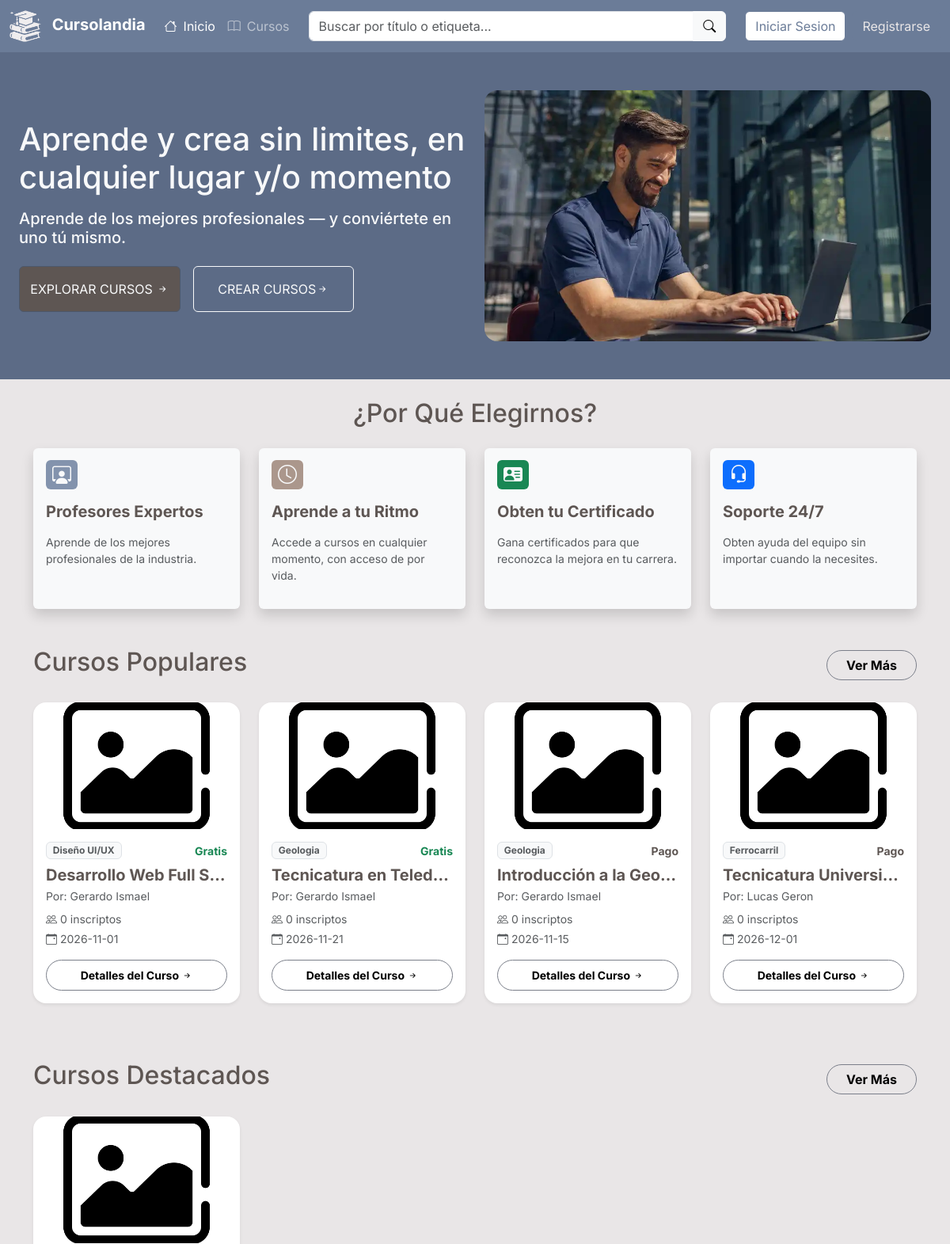
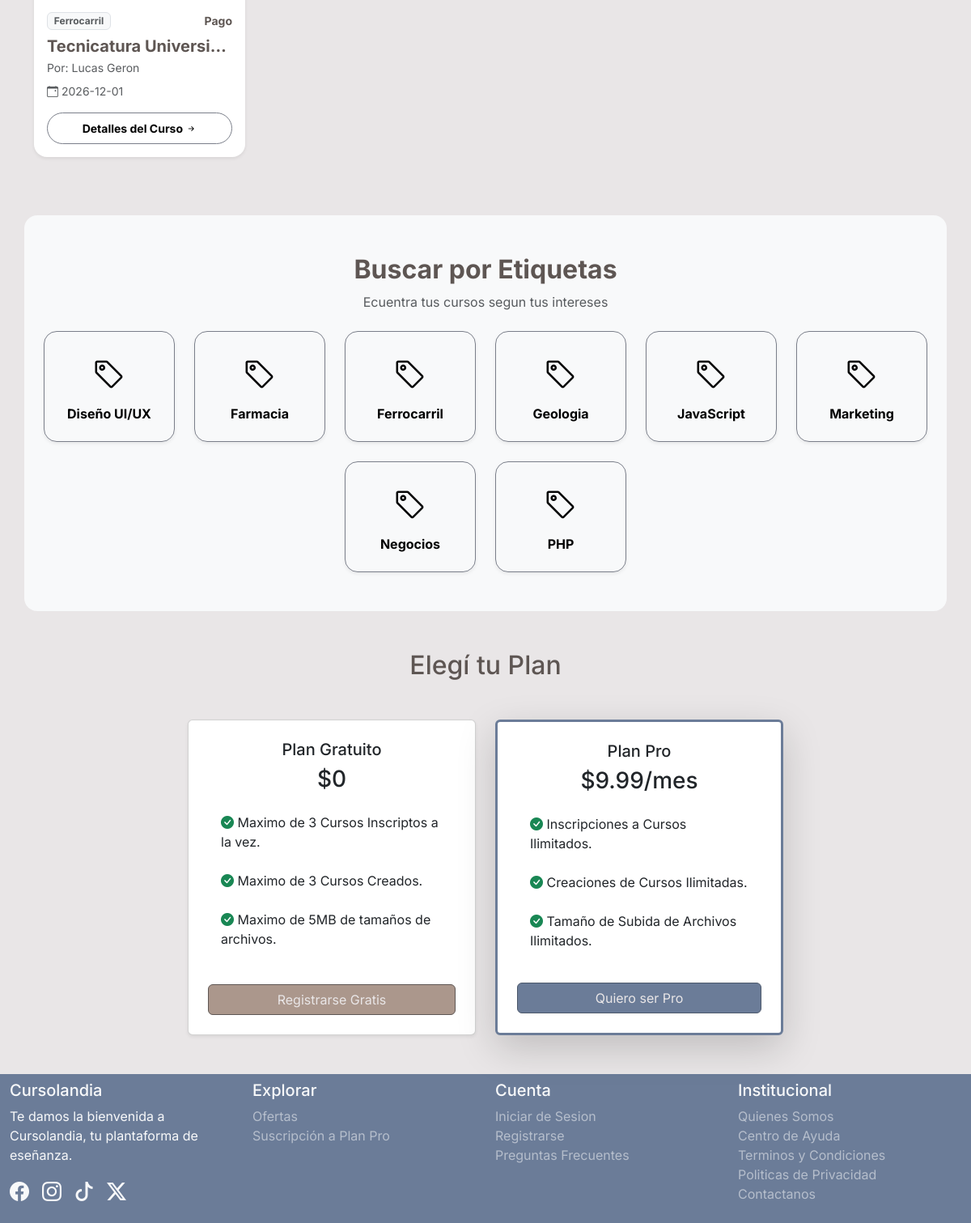
The page / on the database its author committed (2 pictures, top to bottom).
### tables this page shows
CREATE TABLE Cursos (
    C_ID INT AUTO_INCREMENT NOT NULL,
    U_ID_Crea INT NOT NULL,
    C_Titulo VARCHAR (150) NOT NULL,
    C_Descripcion TEXT NOT NULL,
    C_Costo DECIMAL(10, 2) DEFAULT NULL,
    C_Cupos INT DEFAULT NULL,
    C_FDInicio DATE NOT NULL,
    C_FDFin DATE NOT NULL,
    C_Img VARCHAR(255) DEFAULT 'imgcurso_pordefecto.png',
    C_Acceso ENUM('Publico','Privado') NOT NULL DEFAULT 'Publico',
    PRIMARY KEY (C_ID),
    CONSTRAINT FK_U_ID_Crea FOREIGN KEY (U_ID_Crea) REFERENCES Usuarios(U_ID) ON DELETE CASCADE,
    CONSTRAINT chk_C_Costo CHECK (C_Costo IS NULL OR C_Costo >= 0),
    CONSTRAINT chk_C_Cupos CHECK (C_Cupos IS NULL OR C_Cupos >= 0),
    CONSTRAINT chk_C_Fechas CHECK (C_FDInicio <= C_FDFin)
);

CREATE TABLE Usuarios (
    U_ID INT AUTO_INCREMENT NOT NULL,
    U_DNI VARCHAR(8) NOT NULL,
    U_Nom VARCHAR(40) NOT NULL,
    U_Ape VARCHAR(40) NOT NULL,
    U_FDN DATE NOT NULL,
    U_Ant TEXT DEFAULT NULL,
    U_Email VARCHAR(255) NOT NULL,
    U_Contrasena VARCHAR(255) NOT NULL,
    U_Plan ENUM('Gratuito','Pro') NOT NULL DEFAULT 'Gratuito',
    U_Rol ENUM('usuario','admin') NOT NULL DEFAULT 'usuario',
    U_FotoDePerfil VARCHAR(255) NOT NULL DEFAULT 'avatar_pordefecto.avif',
    PRIMARY KEY (U_ID),
    UNIQUE (U_DNI),
    UNIQUE (U_Email),
    CONSTRAINT chk_U_Email CHECK (U_Email LIKE '%_@__%.__%')
);

CREATE TABLE Etiquetas (
    E_ID INT AUTO_INCREMENT NOT NULL PRIMARY KEY,
    E_Nombre VARCHAR(50) NOT NULL UNIQUE
);

### index.php (the view, shortened to what the rows shown need)
<?php
    include RUTA_BASE . '/Interfaz/Incluidos/cabecera.php';
    require_once RUTA_BASE . '/Persistencia/Consultas/CursoBD.php';
    require_once RUTA_BASE . '/Persistencia/Consultas/EtiquetaBD.php';
    $cbdd = new CursoBD();
    $ebdd = new EtiquetaBD();
    $lista_cp = $cbdd -> listar_populares();
    $lista_cd = $cbdd -> listar_destacados_pro();
    $lista_e = $ebdd -> listar_etiquetas();
?>
<main class="flex-grow-1">
    <section class="mb-4">
        <div class="container-fluid px-4 py-5 mi-bg-banner mb-3">
            <div class="row aling-items-center">
                <div class="col-12 col-lg-6 text-light text-start my-auto">
                    <h1>Aprende y crea sin limites, en cualquier lugar y/o momento</h1>
                </div>
            </div>
        </div>
    </section>
    <section class="my-4">
        <div class="text-dark my-4 text-center">
            <h2 class="mi-color-text">¿Por Qué Elegirnos?</h2>
        </div>
    </section>
    <section class="container my-5">
        <div class="d-flex justify-content-between align-items-center mb-4">
            <h2 class="mi-color-text">Cursos Populares</h2>
        </div>
        <div class="row g-4 flex-nowrap overflow-x-auto sin-scrollbar d-lg-flex flex-lg-wrap pb-4">
            <?php
                $cursos_populares = array_slice($lista_cp, 0, 4);
                if (empty($cursos_populares)):
            ?>
                <div class="col-12 text-center text-muted py-3">No hay cursos disponibles por el momento.</div>
            <?php else: ?>
                <?php foreach ($cursos_populares as $c): ?>
                    <?php
                        if ($c["C_Img"] == "imgcurso_pordefecto.png") {
                            $img_c = URL_BASE . "/Interfaz/Activos/imgcurso_pordefecto.png";
                        } else {
                            $img_c = URL_BASE . "/Subidos/Img/Cursos/" . $c["C_Img"];
                        }
                    ?>
                    <div class="col-12 col-md-6 col-lg-3">
                        <div class="card h-100 shadow-sm border-0 rounded-4">
                            <img src="<?php echo $img_c; ?>" alt="" class="card-img-top rounded-top-4" style="height: 160px; object-fit: cover;">
                            <div class="card-body d-flex flex-column p-3">
                                <div class="d-flex justify-content-between align-items-center mb-2">
                                    <span class="badge text-bg-light border text-muted text-truncate" style="max-width: 100px;">
                                        <?php echo !empty($c["Etiquetas"]) ? explode(", ", $c["Etiquetas"])[0] : "General"; ?>
                                    </span>
                                    <?php if ($c["C_Costo"] > 0):?>
                                        <span class="fw-bold small mi-color-text">Pago</span>
                                    <?php else: ?>
                                        <span class="fw-bold small text-success">Gratis</span>
                                    <?php endif; ?>
                                </div>
                                <h5 class="card-title fw-bold mi-color-text mb-1 text-truncate"><?php echo $c["C_Titulo"];?></h5>
                                <p class="text-muted small mb-2">Por: <?php echo $c["U_Nom"] . " " . $c["U_Ape"]; ?> </p>
                                <p class="text-muted small mb-1"><i class="bi bi-people me-1"></i><?php echo $c["cant_inscriptos"]; ?> inscriptos</p>
                                <p class="text-muted small mb-3"><i class="bi bi-calendar-event me-1"></i><?php echo $c["C_FDInicio"];?></p>
                                <div class="mt-auto">
                                    <a href="<?php echo URL_BASE; ?>/Interfaz/Cursos/detalles_c.php?id_c=<?php echo $c["C_ID"]; ?>" class="btn btn-sm mis-btnes-sinbg rounded-pill w-100 py-2 fw-bold">
                                        Detalles del Curso <i class="bi bi-arrow-right-short"></i>
                                    </a>
                                </div>
                            </div>
                        </div>
                    </div>
                <?php endforeach; ?>
            <?php endif; ?>
        </div>
    </section>
    <section class="container my-5">
        <div class="d-flex justify-content-between align-items-center mb-4">
            <h2 class="mi-color-text">Cursos Destacados</h2>
        </div>
        <div class="row g-4 flex-nowrap overflow-x-auto sin-scrollbar d-lg-flex flex-lg-wrap pb-4">
            <?php if (empty($lista_cd)): ?>
                <div class="col-12 text-center text-muted py-3">No hay cursos disponibles por el momento.</div>
            <?php else: ?>
                <?php foreach ($lista_cd as $c): ?>
                    <?php
                        if ($c["C_Img"] == "imgcurso_pordefecto.png") {
                            $img_c = URL_BASE . "/Interfaz/Activos/imgcurso_pordefecto.png";
                        } else {
                            $img_c = URL_BASE . "/Subidos/Img/Cursos/" . $c["C_Img"];
                        }
                    ?>
                    <div class="col-12 col-md-6 col-lg-3">
                        <div class="card h-100 shadow-sm border-0 rounded-4">
                            <img src="<?php echo $img_c; ?>" alt="" class="card-img-top rounded-top-4" style="height: 160px; object-fit: cover;">
                            <div class="card-body d-flex flex-column p-3">
                                <div class="d-flex justify-content-between align-items-center mb-2">
                                    <span class="badge text-bg-light border text-muted text-truncate" style="max-width: 100px;">
                                        <?php echo !empty($c["Etiquetas"]) ? explode(", ", $c["Etiquetas"])[0] : "General"; ?>
                                    </span>
                                    <?php if ($c["C_Costo"] > 0):?>
                                        <span class="fw-bold small mi-color-text">Pago</span>
                                    <?php else: ?>
                                        <span class="fw-bold small text-success">Gratis</span>
                                    <?php endif; ?>
                                </div>
                                <h5 class="card-title fw-bold mi-color-text mb-1 text-truncate"><?php echo $c["C_Titulo"];?></h5>
                                <p class="text-muted small mb-2">Por: <?php echo $c["U_Nom"] . " " . $c["U_Ape"]; ?> </p>
                                <p class="text-muted small mb-3"><i class="bi bi-calendar-event me-1"></i><?php echo $c["C_FDInicio"];?></p>
                                <div class="mt-auto">
                                    <a href="<?php echo URL_BASE; ?>/Interfaz/Cursos/detalles_c.php?id_c=<?php echo $c["C_ID"]; ?>" class="btn btn-sm mis-btnes-sinbg rounded-pill w-100 py-2 fw-bold">
                                        Detalles del Curso <i class="bi bi-arrow-right-short"></i>
                                    </a>
                                </div>
                            </div>
                        </div>
                    </div>
                <?php endforeach; ?>
            <?php endif; ?>
        </div>
    </section>
    <section class="container bg-light rounded-4 px-4 py-5 my-5">
        <div class="text-center mb-4">
            <h2 class="fw-bold mi-color-text">Buscar por Etiquetas</h2>
        </div>
        <div class="row g-4 justify-content-center">
            <?php if (empty($lista_e)): ?>
                <div class="col-12 text-center text-muted">No hay etiquetas disponibles.</div>
            <?php else: ?>
                <?php foreach ($lista_e as $e): ?>
                    <div class="col-6 col-md-4 col-lg-2 text-center">
                        <a href="<?php echo URL_BASE . '/Interfaz/Cursos/catalogo.php?buscar=' . urlencode($e -> nombre); ?>" class="text-decoration-none">
                            <div class="card border-0 shadow-sm h-100 p-4 rounded-4 mis-btnes-sinbg">
                                <i class="bi bi-tag fs-1 mi-color-icono mb-2"></i>
                                <h6 class="fw-bold mb-0"><?php echo htmlspecialchars($e -> nombre); ?></h6>
                            </div>
                        </a>
                    </div>
                <?php endforeach; ?>
            <?php endif; ?>
        </div>
    </section>
    <section class="my-5 container">
        <?php if (!isset($_SESSION["id_usuario"])):?>
        <h2 class="mi-color-text mb-5 text-center">Elegí tu Plan</h2>
        <?php elseif (isset($_SESSION["id_usuario"]) && $_SESSION["plan_usuario"] == "Pro"): ?>
        <h2 class="mi-color-text mb-5 text-center">¡Ya eres Pro!</h2>
        <?php else: ?>
        <h2 class="mi-color-text mb-5 text-center">¡Actualiza tu Plan!</h2>
        <?php endif; ?>
    </section>
</main>
<?php include RUTA_BASE . '/Interfaz/Incluidos/pie.php';?>

### rows shown on the page
cursos: Etiquetas "Diseño UI/UX", C_Costo "Gratis", C_Titulo "Desarrollo Web Full S…", U_ID_Crea.U_Nom "Gerardo", U_ID_Crea.U_Ape "Ismael", cant_inscriptos "0", C_FDInicio "2026-11-01"
cursos: Etiquetas "Geologia", C_Costo "Gratis", C_Titulo "Tecnicatura en Teled…", U_ID_Crea.U_Nom "Gerardo", U_ID_Crea.U_Ape "Ismael", cant_inscriptos "0", C_FDInicio "2026-11-21"
cursos: Etiquetas "Geologia", C_Costo "Pago", C_Titulo "Introducción a la Geo…", U_ID_Crea.U_Nom "Gerardo", U_ID_Crea.U_Ape "Ismael", cant_inscriptos "0", C_FDInicio "2026-11-15"
cursos: Etiquetas "Ferrocarril", C_Costo "Pago", C_Titulo "Tecnicatura Universi…", U_ID_Crea.U_Nom "Lucas", U_ID_Crea.U_Ape "Geron", cant_inscriptos "0", C_FDInicio "2026-12-01"
etiquetas: E_Nombre "Diseño UI/UX"
etiquetas: E_Nombre "Farmacia"
etiquetas: E_Nombre "Ferrocarril"
etiquetas: E_Nombre "Geologia"
etiquetas: E_Nombre "JavaScript"
etiquetas: E_Nombre "Marketing"
etiquetas: E_Nombre "Negocios"
etiquetas: E_Nombre "PHP"
